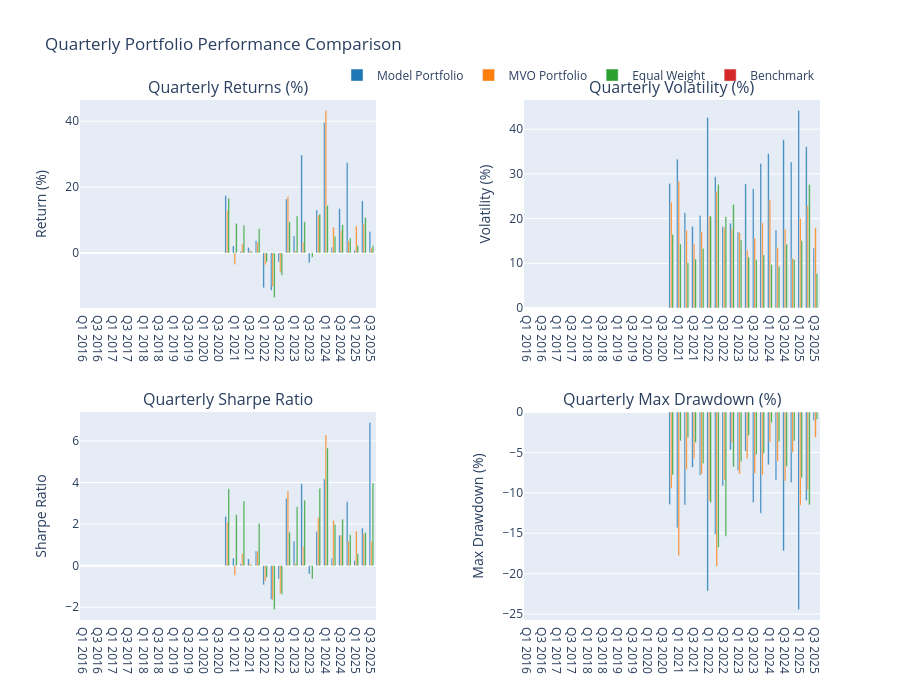

Notebook code cell kept with this figure:
### Code cell
# Plotting
fig = make_subplots(
    rows=2, cols=2,
    subplot_titles=('Quarterly Returns (%)', 'Quarterly Volatility (%)', 
                   'Quarterly Sharpe Ratio', 'Quarterly Max Drawdown (%)'),
    vertical_spacing=0.2,
    horizontal_spacing=0.2
)

colors = ['#1f77b4', '#ff7f0e', '#2ca02c', '#d62728']
quarters = list(quarterly_comparison['Total Return (%)'].index)

# Plot quarterly returns
for i, portfolio in enumerate(portfolios.keys()):
    fig.add_trace(
        go.Bar(
            x=quarters,
            y=quarterly_comparison['Total Return (%)'][portfolio],
            name=portfolio,
            marker_color=colors[i],
            showlegend=True
        ),
        row=1, col=1
    )

for i, portfolio in enumerate(portfolios.keys()):
    fig.add_trace(
        go.Bar(
            x=quarters,
            y=quarterly_comparison['Volatility (%)'][portfolio],
            name=portfolio,
            marker_color=colors[i],
            showlegend=False
        ),
        row=1, col=2
    )

for i, portfolio in enumerate(portfolios.keys()):
    fig.add_trace(
        go.Bar(
            x=quarters,
            y=quarterly_comparison['Sharpe Ratio'][portfolio],
            name=portfolio,
            marker_color=colors[i],
            showlegend=False
        ),
        row=2, col=1
    )

for i, portfolio in enumerate(portfolios.keys()):
    fig.add_trace(
        go.Bar(
            x=quarters,
            y=quarterly_comparison['Max Drawdown (%)'][portfolio],
            name=portfolio,
            marker_color=colors[i],
            showlegend=False
        ),
        row=2, col=2
    )

fig.update_layout(
    title='Quarterly Portfolio Performance Comparison',
    height=700,
    showlegend=True,
    legend=dict(
        orientation="h",
        yanchor="bottom",
        y=1.02,
        xanchor="right",
        x=1
    )
)

# Update axes labels
fig.update_yaxes(title_text="Return (%)", row=1, col=1)
fig.update_yaxes(title_text="Volatility (%)", row=1, col=2)
fig.update_yaxes(title_text="Sharpe Ratio", row=2, col=1)
fig.update_yaxes(title_text="Max Drawdown (%)", row=2, col=2)

fig.show()

# Summary Statistics by Quarter
print("\n" + "="*60)
print("QUARTERLY PERFORMANCE SUMMARY")
print("="*60)

for quarter in quarters:
    print(f"\n{quarter}:")
    print("-" * 20)
    
    # Best performing portfolio this quarter
    quarter_returns = quarterly_comparison['Total Return (%)'].loc[quarter]
    best_return = quarter_returns.idxmax()
    print(f"Best Return: {best_return} ({quarter_returns[best_return]:.2f}%)")
    
    # Best Sharpe ratio this quarter
    quarter_sharpe = quarterly_comparison['Sharpe Ratio'].loc[quarter].dropna()
    if not quarter_sharpe.empty:
        best_sharpe = quarter_sharpe.idxmax()
        print(f"Best Sharpe: {best_sharpe} ({quarter_sharpe[best_sharpe]:.3f})")
    
    # Lowest volatility this quarter
    quarter_vol = quarterly_comparison['Volatility (%)'].loc[quarter].dropna()
    if not quarter_vol.empty:
        lowest_vol = quarter_vol.idxmin()
        print(f"Lowest Vol: {lowest_vol} ({quarter_vol[lowest_vol]:.2f}%)")

# Ranking Analysis
print("\n" + "="*60)
print("PORTFOLIO RANKINGS BY QUARTER")
print("="*60)

ranking_df = pd.DataFrame(index=quarters, columns=portfolios.keys())

for quarter in quarters:
    # Rank by quarterly returns (1 = best)
    quarter_returns = quarterly_comparison['Total Return (%)'].loc[quarter]
    ranks = quarter_returns.rank(ascending=False, method='min')
    ranking_df.loc[quarter] = ranks

print("\nRanking by Quarterly Returns (1=Best, 4=Worst):")
print(ranking_df.astype(int))

# Average ranking
avg_ranking = ranking_df.mean().sort_values()
print(f"\nAverage Ranking Across All Quarters:")
print("-" * 40)
for portfolio, avg_rank in avg_ranking.items():
    print(f"{portfolio}: {avg_rank:.2f}")

# Win rate analysis
print(f"\nQuarterly Win Rate (% of quarters ranked #1):")
print("-" * 45)
for portfolio in portfolios.keys():
    win_rate = (ranking_df[portfolio] == 1).sum() / len(quarters) * 100
    print(f"{portfolio}: {win_rate:.1f}%")

# Save the plot to a file
fig.write_html(f'{output_dir}/{train_type}/QoQ_performance_{model_type}_run_{run_no}.html')
fig.write_image(f'{output_dir}/{train_type}/QoQ_performance_{model_type}_run_{run_no}.png')

### Figure 1 — Plotly figure (JSON) as saved in the notebook; plotly's stock layout.template omitted (floating-point values rounded to 4 significant figures)
{"data": [{"marker": {"color": "#1f77b4"}, "name": "Model Portfolio", "showlegend": true, "type": "bar", "x": ["Q1 2016", "Q2 2016", "Q3 2016", "Q4 2016", "Q1 2017", "Q2 2017", "Q3 2017", "Q4 2017", "Q1 2018", "Q2 2018", "Q3 2018", "Q4 2018", "Q1 2019", "Q2 2019", "Q3 2019", "Q4 2019", "Q1 2020", "Q2 2020", "Q3 2020", "Q4 2020", "Q1 2021", "Q2 2021", "Q3 2021", "Q4 2021", "Q1 2022", "Q2 2022", "Q3 2022", "Q4 2022", "Q1 2023", "Q2 2023", "Q3 2023", "Q4 2023", "Q1 2024", "Q2 2024", "Q3 2024", "Q4 2024", "Q1 2025", "Q2 2025", "Q3 2025"], "xaxis": "x", "y": [null, null, null, null, null, null, null, null, null, null, null, null, null, null, null, null, null, null, null, 17.37, 2.109, 0.4393, 1.59, 3.7, -10.62, -11.41, -2.799, 16.36, 5.105, 29.71, -2.959, 13.04, 39.59, 1.681, 13.41, 27.43, 0.8097, 15.81, 6.506], "yaxis": "y"}, {"marker": {"color": "#ff7f0e"}, "name": "MVO Portfolio", "showlegend": true, "type": "bar", "x": ["Q1 2016", "Q2 2016", "Q3 2016", "Q4 2016", "Q1 2017", "Q2 2017", "Q3 2017", "Q4 2017", "Q1 2018", "Q2 2018", "Q3 2018", "Q4 2018", "Q1 2019", "Q2 2019", "Q3 2019", "Q4 2019", "Q1 2020", "Q2 2020", "Q3 2020", "Q4 2020", "Q1 2021", "Q2 2021", "Q3 2021", "Q4 2021", "Q1 2022", "Q2 2022", "Q3 2022", "Q4 2022", "Q1 2023", "Q2 2023", "Q3 2023", "Q4 2023", "Q1 2024", "Q2 2024", "Q3 2024", "Q4 2024", "Q1 2025", "Q2 2025", "Q3 2025"], "xaxis": "x", "y": [null, null, null, null, null, null, null, null, null, null, null, null, null, null, null, null, null, null, null, 13.02, -3.512, 2.675, 0.6186, 3.141, -3.631, -10.23, -5.886, 17.1, 0.5843, 3.29, 0.05355, 11.49, 43.27, 7.799, 6.811, 3.658, 8.135, 8.803, 1.464], "yaxis": "y"}, {"marker": {"color": "#2ca02c"}, "name": "Equal Weight", "showlegend": true, "type": "bar", "x": ["Q1 2016", "Q2 2016", "Q3 2016", "Q4 2016", "Q1 2017", "Q2 2017", "Q3 2017", "Q4 2017", "Q1 2018", "Q2 2018", "Q3 2018", "Q4 2018", "Q1 2019", "Q2 2019", "Q3 2019", "Q4 2019", "Q1 2020", "Q2 2020", "Q3 2020", "Q4 2020", "Q1 2021", "Q2 2021", "Q3 2021", "Q4 2021", "Q1 2022", "Q2 2022", "Q3 2022", "Q4 2022", "Q1 2023", "Q2 2023", "Q3 2023", "Q4 2023", "Q1 2024", "Q2 2024", "Q3 2024", "Q4 2024", "Q1 2025", "Q2 2025", "Q3 2025"], "xaxis": "x", "y": [null, null, null, null, null, null, null, null, null, null, null, null, null, null, null, null, null, null, null, 16.58, 8.952, 8.428, 0.4503, 7.291, -2.767, -13.58, -6.793, 9.431, 11.19, 9.448, -1.336, 11.81, 14.39, 5.035, 8.576, 4.491, 2.263, 10.77, 2.203], "yaxis": "y"}, {"marker": {"color": "#d62728"}, "name": "Benchmark", "showlegend": true, "type": "bar", "x": ["Q1 2016", "Q2 2016", "Q3 2016", "Q4 2016", "Q1 2017", "Q2 2017", "Q3 2017", "Q4 2017", "Q1 2018", "Q2 2018", "Q3 2018", "Q4 2018", "Q1 2019", "Q2 2019", "Q3 2019", "Q4 2019", "Q1 2020", "Q2 2020", "Q3 2020", "Q4 2020", "Q1 2021", "Q2 2021", "Q3 2021", "Q4 2021", "Q1 2022", "Q2 2022", "Q3 2022", "Q4 2022", "Q1 2023", "Q2 2023", "Q3 2023", "Q4 2023", "Q1 2024", "Q2 2024", "Q3 2024", "Q4 2024", "Q1 2025", "Q2 2025", "Q3 2025"], "xaxis": "x", "y": [null, null, null, null, null, null, null, null, null, null, null, null, null, null, null, null, null, null, null, 0, 0, 0, 0, 0, 0, 0, 0, 0, 0, 0, 0, 0, 0, 0, 0, 0, 0, 0, 0], "yaxis": "y"}, {"marker": {"color": "#1f77b4"}, "name": "Model Portfolio", "showlegend": false, "type": "bar", "x": ["Q1 2016", "Q2 2016", "Q3 2016", "Q4 2016", "Q1 2017", "Q2 2017", "Q3 2017", "Q4 2017", "Q1 2018", "Q2 2018", "Q3 2018", "Q4 2018", "Q1 2019", "Q2 2019", "Q3 2019", "Q4 2019", "Q1 2020", "Q2 2020", "Q3 2020", "Q4 2020", "Q1 2021", "Q2 2021", "Q3 2021", "Q4 2021", "Q1 2022", "Q2 2022", "Q3 2022", "Q4 2022", "Q1 2023", "Q2 2023", "Q3 2023", "Q4 2023", "Q1 2024", "Q2 2024", "Q3 2024", "Q4 2024", "Q1 2025", "Q2 2025", "Q3 2025"], "xaxis": "x2", "y": [null, null, null, null, null, null, null, null, null, null, null, null, null, null, null, null, null, null, null, 27.86, 33.29, 21.33, 18.26, 20.69, 42.62, 29.34, 18.25, 18.96, 17.0, 27.76, 26.69, 32.34, 34.52, 17.42, 37.64, 32.67, 44.2, 36.07, 13.42], "yaxis": "y2"}, {"marker": {"color": "#ff7f0e"}, "name": "MVO Portfolio", "showlegend": false, "type": "bar", "x": ["Q1 2016", "Q2 2016", "Q3 2016", "Q4 2016", "Q1 2017", "Q2 2017", "Q3 2017", "Q4 2017", "Q1 2018", "Q2 2018", "Q3 2018", "Q4 2018", "Q1 2019", "Q2 2019", "Q3 2019", "Q4 2019", "Q1 2020", "Q2 2020", "Q3 2020", "Q4 2020", "Q1 2021", "Q2 2021", "Q3 2021", "Q4 2021", "Q1 2022", "Q2 2022", "Q3 2022", "Q4 2022", "Q1 2023", "Q2 2023", "Q3 2023", "Q4 2023", "Q1 2024", "Q2 2024", "Q3 2024", "Q4 2024", "Q1 2025", "Q2 2025", "Q3 2025"], "xaxis": "x2", "y": [null, null, null, null, null, null, null, null, null, null, null, null, null, null, null, null, null, null, null, 23.69, 28.33, 17.4, 14.39, 17.1, 20.56, 26.09, 18.04, 17.75, 16.87, 13.04, 15.65, 19.07, 24.22, 13.53, 17.65, 11.12, 20.02, 22.99, 17.96], "yaxis": "y2"}, {"marker": {"color": "#2ca02c"}, "name": "Equal Weight", "showlegend": false, "type": "bar", "x": ["Q1 2016", "Q2 2016", "Q3 2016", "Q4 2016", "Q1 2017", "Q2 2017", "Q3 2017", "Q4 2017", "Q1 2018", "Q2 2018", "Q3 2018", "Q4 2018", "Q1 2019", "Q2 2019", "Q3 2019", "Q4 2019", "Q1 2020", "Q2 2020", "Q3 2020", "Q4 2020", "Q1 2021", "Q2 2021", "Q3 2021", "Q4 2021", "Q1 2022", "Q2 2022", "Q3 2022", "Q4 2022", "Q1 2023", "Q2 2023", "Q3 2023", "Q4 2023", "Q1 2024", "Q2 2024", "Q3 2024", "Q4 2024", "Q1 2025", "Q2 2025", "Q3 2025"], "xaxis": "x2", "y": [null, null, null, null, null, null, null, null, null, null, null, null, null, null, null, null, null, null, null, 16.43, 14.31, 10.1, 10.94, 13.32, 20.54, 27.64, 20.41, 23.14, 15.21, 11.41, 10.84, 11.86, 9.714, 9.315, 14.28, 10.87, 15.02, 27.6, 7.706], "yaxis": "y2"}, {"marker": {"color": "#d62728"}, "name": "Benchmark", "showlegend": false, "type": "bar", "x": ["Q1 2016", "Q2 2016", "Q3 2016", "Q4 2016", "Q1 2017", "Q2 2017", "Q3 2017", "Q4 2017", "Q1 2018", "Q2 2018", "Q3 2018", "Q4 2018", "Q1 2019", "Q2 2019", "Q3 2019", "Q4 2019", "Q1 2020", "Q2 2020", "Q3 2020", "Q4 2020", "Q1 2021", "Q2 2021", "Q3 2021", "Q4 2021", "Q1 2022", "Q2 2022", "Q3 2022", "Q4 2022", "Q1 2023", "Q2 2023", "Q3 2023", "Q4 2023", "Q1 2024", "Q2 2024", "Q3 2024", "Q4 2024", "Q1 2025", "Q2 2025", "Q3 2025"], "xaxis": "x2", "y": [null, null, null, null, null, null, null, null, null, null, null, null, null, null, null, null, null, null, null, 0, 0, 0, 0, 0, 0, 0, 0, 0, 0, 0, 0, 0, 0, 0, 0, 0, 0, 0, 0], "yaxis": "y2"}, {"marker": {"color": "#1f77b4"}, "name": "Model Portfolio", "showlegend": false, "type": "bar", "x": ["Q1 2016", "Q2 2016", "Q3 2016", "Q4 2016", "Q1 2017", "Q2 2017", "Q3 2017", "Q4 2017", "Q1 2018", "Q2 2018", "Q3 2018", "Q4 2018", "Q1 2019", "Q2 2019", "Q3 2019", "Q4 2019", "Q1 2020", "Q2 2020", "Q3 2020", "Q4 2020", "Q1 2021", "Q2 2021", "Q3 2021", "Q4 2021", "Q1 2022", "Q2 2022", "Q3 2022", "Q4 2022", "Q1 2023", "Q2 2023", "Q3 2023", "Q4 2023", "Q1 2024", "Q2 2024", "Q3 2024", "Q4 2024", "Q1 2025", "Q2 2025", "Q3 2025"], "xaxis": "x3", "y": [null, null, null, null, null, null, null, null, null, null, null, null, null, null, null, null, null, null, null, 2.368, 0.3656, 0.09458, 0.3256, 0.7078, -0.9244, -1.627, -0.6418, 3.239, 1.176, 3.941, -0.4008, 1.639, 4.176, 0.3603, 1.47, 3.071, 0.2496, 1.806, 6.89], "yaxis": "y3"}, {"marker": {"color": "#ff7f0e"}, "name": "MVO Portfolio", "showlegend": false, "type": "bar", "x": ["Q1 2016", "Q2 2016", "Q3 2016", "Q4 2016", "Q1 2017", "Q2 2017", "Q3 2017", "Q4 2017", "Q1 2018", "Q2 2018", "Q3 2018", "Q4 2018", "Q1 2019", "Q2 2019", "Q3 2019", "Q4 2019", "Q1 2020", "Q2 2020", "Q3 2020", "Q4 2020", "Q1 2021", "Q2 2021", "Q3 2021", "Q4 2021", "Q1 2022", "Q2 2022", "Q3 2022", "Q4 2022", "Q1 2023", "Q2 2023", "Q3 2023", "Q4 2023", "Q1 2024", "Q2 2024", "Q3 2024", "Q4 2024", "Q1 2025", "Q2 2025", "Q3 2025"], "xaxis": "x3", "y": [null, null, null, null, null, null, null, null, null, null, null, null, null, null, null, null, null, null, null, 2.101, -0.4623, 0.5873, 0.1033, 0.6908, -0.7392, -1.654, -1.367, 3.594, 0.1073, 0.9362, -0.03701, 2.309, 6.288, 2.176, 1.467, 1.168, 1.668, 1.545, 1.175], "yaxis": "y3"}, {"marker": {"color": "#2ca02c"}, "name": "Equal Weight", "showlegend": false, "type": "bar", "x": ["Q1 2016", "Q2 2016", "Q3 2016", "Q4 2016", "Q1 2017", "Q2 2017", "Q3 2017", "Q4 2017", "Q1 2018", "Q2 2018", "Q3 2018", "Q4 2018", "Q1 2019", "Q2 2019", "Q3 2019", "Q4 2019", "Q1 2020", "Q2 2020", "Q3 2020", "Q4 2020", "Q1 2021", "Q2 2021", "Q3 2021", "Q4 2021", "Q1 2022", "Q2 2022", "Q3 2022", "Q4 2022", "Q1 2023", "Q2 2023", "Q3 2023", "Q4 2023", "Q1 2024", "Q2 2024", "Q3 2024", "Q4 2024", "Q1 2025", "Q2 2025", "Q3 2025"], "xaxis": "x3", "y": [null, null, null, null, null, null, null, null, null, null, null, null, null, null, null, null, null, null, null, 3.7, 2.449, 3.111, 0.03539, 2.03, -0.5609, -2.114, -1.375, 1.611, 2.827, 3.151, -0.6352, 3.718, 5.662, 1.976, 2.237, 1.486, 0.5771, 1.595, 3.971], "yaxis": "y3"}, {"marker": {"color": "#d62728"}, "name": "Benchmark", "showlegend": false, "type": "bar", "x": ["Q1 2016", "Q2 2016", "Q3 2016", "Q4 2016", "Q1 2017", "Q2 2017", "Q3 2017", "Q4 2017", "Q1 2018", "Q2 2018", "Q3 2018", "Q4 2018", "Q1 2019", "Q2 2019", "Q3 2019", "Q4 2019", "Q1 2020", "Q2 2020", "Q3 2020", "Q4 2020", "Q1 2021", "Q2 2021", "Q3 2021", "Q4 2021", "Q1 2022", "Q2 2022", "Q3 2022", "Q4 2022", "Q1 2023", "Q2 2023", "Q3 2023", "Q4 2023", "Q1 2024", "Q2 2024", "Q3 2024", "Q4 2024", "Q1 2025", "Q2 2025", "Q3 2025"], "xaxis": "x3", "y": [null, null, null, null, null, null, null, null, null, null, null, null, null, null, null, null, null, null, null, null, null, null, null, null, null, null, null, null, null, null, null, null, null, null, null, null, null, null, null], "yaxis": "y3"}, {"marker": {"color": "#1f77b4"}, "name": "Model Portfolio", "showlegend": false, "type": "bar", "x": ["Q1 2016", "Q2 2016", "Q3 2016", "Q4 2016", "Q1 2017", "Q2 2017", "Q3 2017", "Q4 2017", "Q1 2018", "Q2 2018", "Q3 2018", "Q4 2018", "Q1 2019", "Q2 2019", "Q3 2019", "Q4 2019", "Q1 2020", "Q2 2020", "Q3 2020", "Q4 2020", "Q1 2021", "Q2 2021", "Q3 2021", "Q4 2021", "Q1 2022", "Q2 2022", "Q3 2022", "Q4 2022", "Q1 2023", "Q2 2023", "Q3 2023", "Q4 2023", "Q1 2024", "Q2 2024", "Q3 2024", "Q4 2024", "Q1 2025", "Q2 2025", "Q3 2025"], "xaxis": "x4", "y": [null, null, null, null, null, null, null, null, null, null, null, null, null, null, null, null, null, null, null, -11.44, -14.33, -11.5, -6.832, -7.823, -22.15, -15.15, -9.127, -4.691, -7.221, -4.848, -11.19, -12.51, -6.528, -8.423, -17.19, -8.71, -24.44, -10.94, -1.055], "yaxis": "y4"}, {"marker": {"color": "#ff7f0e"}, "name": "MVO Portfolio", "showlegend": false, "type": "bar", "x": ["Q1 2016", "Q2 2016", "Q3 2016", "Q4 2016", "Q1 2017", "Q2 2017", "Q3 2017", "Q4 2017", "Q1 2018", "Q2 2018", "Q3 2018", "Q4 2018", "Q1 2019", "Q2 2019", "Q3 2019", "Q4 2019", "Q1 2020", "Q2 2020", "Q3 2020", "Q4 2020", "Q1 2021", "Q2 2021", "Q3 2021", "Q4 2021", "Q1 2022", "Q2 2022", "Q3 2022", "Q4 2022", "Q1 2023", "Q2 2023", "Q3 2023", "Q4 2023", "Q1 2024", "Q2 2024", "Q3 2024", "Q4 2024", "Q1 2025", "Q2 2025", "Q3 2025"], "xaxis": "x4", "y": [null, null, null, null, null, null, null, null, null, null, null, null, null, null, null, null, null, null, null, -9.475, -17.76, -7.113, -5.759, -7.657, -10.99, -19.07, -8.407, -3.817, -7.644, -5.79, -7.613, -7.819, -3.698, -6.088, -8.548, -5.0, -11.53, -9.671, -3.113], "yaxis": "y4"}, {"marker": {"color": "#2ca02c"}, "name": "Equal Weight", "showlegend": false, "type": "bar", "x": ["Q1 2016", "Q2 2016", "Q3 2016", "Q4 2016", "Q1 2017", "Q2 2017", "Q3 2017", "Q4 2017", "Q1 2018", "Q2 2018", "Q3 2018", "Q4 2018", "Q1 2019", "Q2 2019", "Q3 2019", "Q4 2019", "Q1 2020", "Q2 2020", "Q3 2020", "Q4 2020", "Q1 2021", "Q2 2021", "Q3 2021", "Q4 2021", "Q1 2022", "Q2 2022", "Q3 2022", "Q4 2022", "Q1 2023", "Q2 2023", "Q3 2023", "Q4 2023", "Q1 2024", "Q2 2024", "Q3 2024", "Q4 2024", "Q1 2025", "Q2 2025", "Q3 2025"], "xaxis": "x4", "y": [null, null, null, null, null, null, null, null, null, null, null, null, null, null, null, null, null, null, null, -7.778, -3.579, -3.162, -3.778, -6.364, -11.21, -16.75, -15.36, -6.788, -6.146, -2.892, -5.258, -5.1, -1.317, -3.639, -6.728, -3.576, -8.128, -11.47, -0.8872], "yaxis": "y4"}, {"marker": {"color": "#d62728"}, "name": "Benchmark", "showlegend": false, "type": "bar", "x": ["Q1 2016", "Q2 2016", "Q3 2016", "Q4 2016", "Q1 2017", "Q2 2017", "Q3 2017", "Q4 2017", "Q1 2018", "Q2 2018", "Q3 2018", "Q4 2018", "Q1 2019", "Q2 2019", "Q3 2019", "Q4 2019", "Q1 2020", "Q2 2020", "Q3 2020", "Q4 2020", "Q1 2021", "Q2 2021", "Q3 2021", "Q4 2021", "Q1 2022", "Q2 2022", "Q3 2022", "Q4 2022", "Q1 2023", "Q2 2023", "Q3 2023", "Q4 2023", "Q1 2024", "Q2 2024", "Q3 2024", "Q4 2024", "Q1 2025", "Q2 2025", "Q3 2025"], "xaxis": "x4", "y": [null, null, null, null, null, null, null, null, null, null, null, null, null, null, null, null, null, null, null, 0, 0, 0, 0, 0, 0, 0, 0, 0, 0, 0, 0, 0, 0, 0, 0, 0, 0, 0, 0], "yaxis": "y4"}], "layout": {"annotations": [{"font": {"size": 16}, "showarrow": false, "text": "Quarterly Returns (%)", "x": 0.2, "xanchor": "center", "xref": "paper", "y": 1, "yanchor": "bottom", "yref": "paper"}, {"font": {"size": 16}, "showarrow": false, "text": "Quarterly Volatility (%)", "x": 0.8, "xanchor": "center", "xref": "paper", "y": 1, "yanchor": "bottom", "yref": "paper"}, {"font": {"size": 16}, "showarrow": false, "text": "Quarterly Sharpe Ratio", "x": 0.2, "xanchor": "center", "xref": "paper", "y": 0.4, "yanchor": "bottom", "yref": "paper"}, {"font": {"size": 16}, "showarrow": false, "text": "Quarterly Max Drawdown (%)", "x": 0.8, "xanchor": "center", "xref": "paper", "y": 0.4, "yanchor": "bottom", "yref": "paper"}], "height": 700, "legend": {"orientation": "h", "x": 1, "xanchor": "right", "y": 1.02, "yanchor": "bottom"}, "showlegend": true, "title": {"text": "Quarterly Portfolio Performance Comparison"}, "xaxis": {"anchor": "y", "domain": [0, 0.4]}, "xaxis2": {"anchor": "y2", "domain": [0.6, 1]}, "xaxis3": {"anchor": "y3", "domain": [0, 0.4]}, "xaxis4": {"anchor": "y4", "domain": [0.6, 1]}, "yaxis": {"anchor": "x", "domain": [0.6, 1], "title": {"text": "Return (%)"}}, "yaxis2": {"anchor": "x2", "domain": [0.6, 1], "title": {"text": "Volatility (%)"}}, "yaxis3": {"anchor": "x3", "domain": [0, 0.4], "title": {"text": "Sharpe Ratio"}}, "yaxis4": {"anchor": "x4", "domain": [0, 0.4], "title": {"text": "Max Drawdown (%)"}}}}
